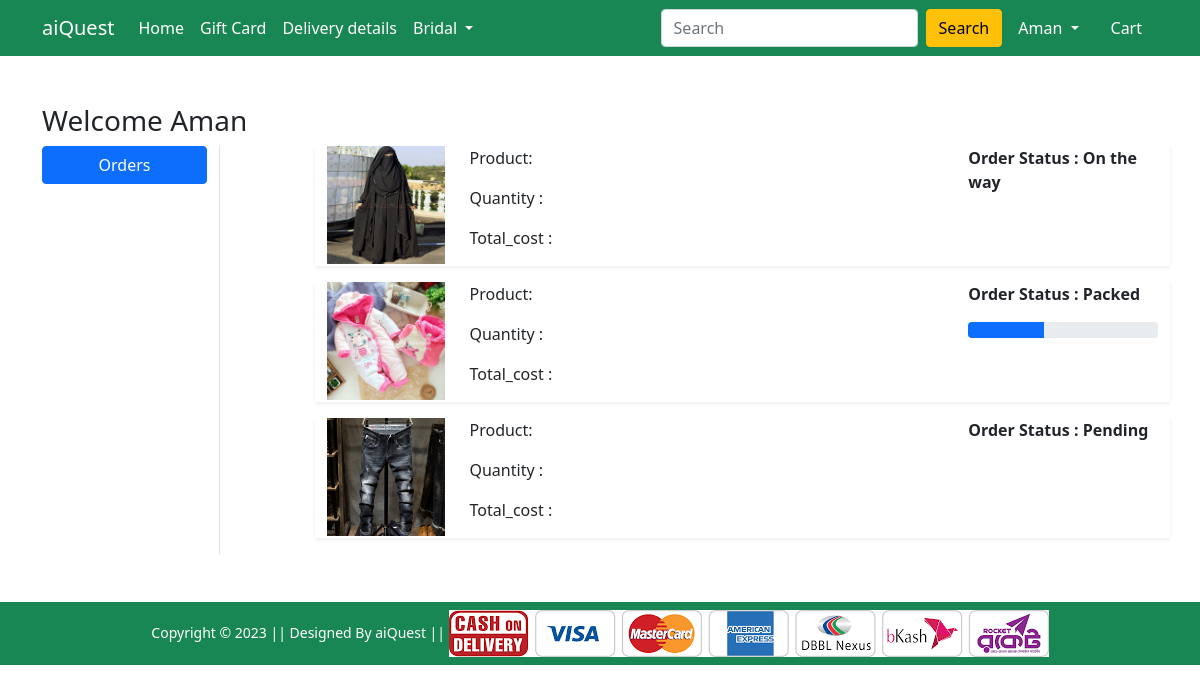
Page /orders/ (signed in) on the committed database.
### Shop/models.py (models this page shows, shortened)
class OrderPlaced(models.Model):
    user = models.ForeignKey(User, on_delete=models.CASCADE)
    customer = models.ForeignKey(Customer, on_delete=models.CASCADE)
    product = models.ForeignKey(Product, on_delete=models.CASCADE)
    quantity = models.PositiveIntegerField(default=1)
    ordered_date = models.DateTimeField(auto_now_add=True)
    status = models.CharField(
        max_length=50, choices=STATUS_CHOICES, default='Pending')

class Product(models.Model):
    title = models.CharField(max_length=100)
    selling_price = models.FloatField()
    discounted_price = models.FloatField()
    description = models.TextField()
    brand = models.CharField(max_length=100)
    category = models.CharField(choices=CATEGORIES_CHOICES, max_length=2)
    product_image = models.ImageField(upload_to='productimg')

### Shop/views.py (the view)
# urls.py: path('orders/', views.orders, name='orders'),
@login_required
def orders(request):
    op = OrderPlaced.objects.filter(user = request.user)
    return render(request, 'Shop/orders.html' , {'order_placed':op})

### Shop/templates/Shop/orders.html (shortened to what this page needs)
{% extends 'Shop/base.html' %}
{% load static %}
{% block main-content %}
<div class="container my-5">
    <div class="row">
        <h3>Welcome <span class="text-capitalize">{{request.user}}</span></h3>
        <div class="col-sm-2 border-end">
            <ul class="list-unstyled">
                <li class="d-grid"><a href="{% url 'orders' %}" class="btn btn-primary">Orders</a></li>
            </ul>
        </div>
        <div class="col-sm-9 offset-sm-1">
            {% for op in order_placed %}
            <div class="row shadow-sm mb-3">
                <div class="col-sm-2">
                    <img src="{{op.product.product_image.url}}" alt="" srcset="" class="img-fluid" height="150" width="150"></div>
                <div class="col-sm-7">
                <p>Product:{{product.title}}</p>
                <p>Quantity : {{product.quantity}}</p>
                <p>Total_cost : {{product.total_cost}}</p>
                </div>
                <div class="col-sm-3 fw-bold">
                    <p>Order Status : {{op.status}}</p>
                    {% if op.status == 'Packed' %}
                    <div class="progress">
                        <div class="progress-bar" role="progressbar" style="width: 40%" aria-valuenow="40" aria-valuemin="0" aria-valuemax="100">
                        </div>
                    </div>
                    {% endif %}
                </div>
            </div>
            {% endfor %}
        </div>
    </div>
</div>
{% endblock main-content %}

### Shop/templates/Shop/base.html (shortened to what this page needs)
<!doctype html>
{% load static %}
<html lang="en">
<head>
    <link href="https://cdn.jsdelivr.net/npm/bootstrap@5.0.0-beta1/dist/css/bootstrap.min.css" rel="stylesheet"
>
    <link rel="stylesheet" href="{% static 'Shop/css/owl.carousel.min.css' %}">
    <link rel="stylesheet" href="{% static 'Shop/css/all.min.css' %}">
    <link rel="stylesheet" href="{% static 'Shop/css/style.css' %}">
</head>
<body>
    <nav class="navbar navbar-expand-lg navbar-dark bg-success">
        <div class="container">
            <a class="navbar-brand" href="/">aiQuest</a>
            <div class="collapse navbar-collapse" id="navbarSupportedContent">
                <ul class="navbar-nav me-auto mb-2 mb-lg-0">
                    <li class="nav-item">
                        <a class="nav-link active" aria-current="page" href="/">Home</a>
                    </li>
                    <li class="nav-item">
                        <a class="nav-link active" aria-current="page" href="#">Gift Card</a>
                    </li>
                    <li class="nav-item">
                        <a class="nav-link active" aria-current="page" href="#">Delivery details</a>
                    </li>
                    <li class="nav-item dropdown">
                        <a class="nav-link dropdown-toggle text-white" href="#" id="electronicsDropdown" role="button"
                            data-bs-toggle="dropdown" aria-expanded="false">
                            Bridal
                        </a>
                    </li>
                </ul>
                <form class="d-flex">
                    <input class="form-control me-2" type="search" placeholder="Search" aria-label="Search">
                    <button class="btn btn-warning" type="submit">Search</button>
                </form>
                <div>
                    <ul class="navbar-nav me-auto mb-2 mb-lg-0">
                        {% if request.user.is_authenticated %}
                        <li class="nav-item dropdown mx-2">
                            <a class="nav-link dropdown-toggle text-white" href="#" id="profileDropdown" role="button"
                                data-bs-toggle="dropdown" aria-expanded="false">
                                {{request.user.username|capfirst}}
                            </a>
                        </li>
                        <li class="nav-item mx-2">
                            <a href="{% url 'showcart' %}" class="nav-link text-white"> Cart </a>
                        </li>
                        {% endif %}
                    </ul>
                </div>
            </div>
        </div>
    </nav>
    {% block main-content %} {% endblock main-content %}
    <footer class="container-fluid bg-success text-center p-2 mt-5">
        <small class="text-white">Copyright &copy; 2023 || Designed By aiQuest || </small>
        <img src="{% static 'Shop/images/paymentlogo.png' %}" alt="" srcset="" class="img-fluid" height="2px">
    </footer>
</body>
</html>

### rows in the picture
OrderPlaced: product.product_image (picture), status "On the way"
OrderPlaced: product.product_image (picture), status "Packed"
OrderPlaced: product.product_image (picture), status "Pending"

### other values in the picture
{{ request.user.username|capfirst }} "Aman"
{{ request.user }} "Aman"
